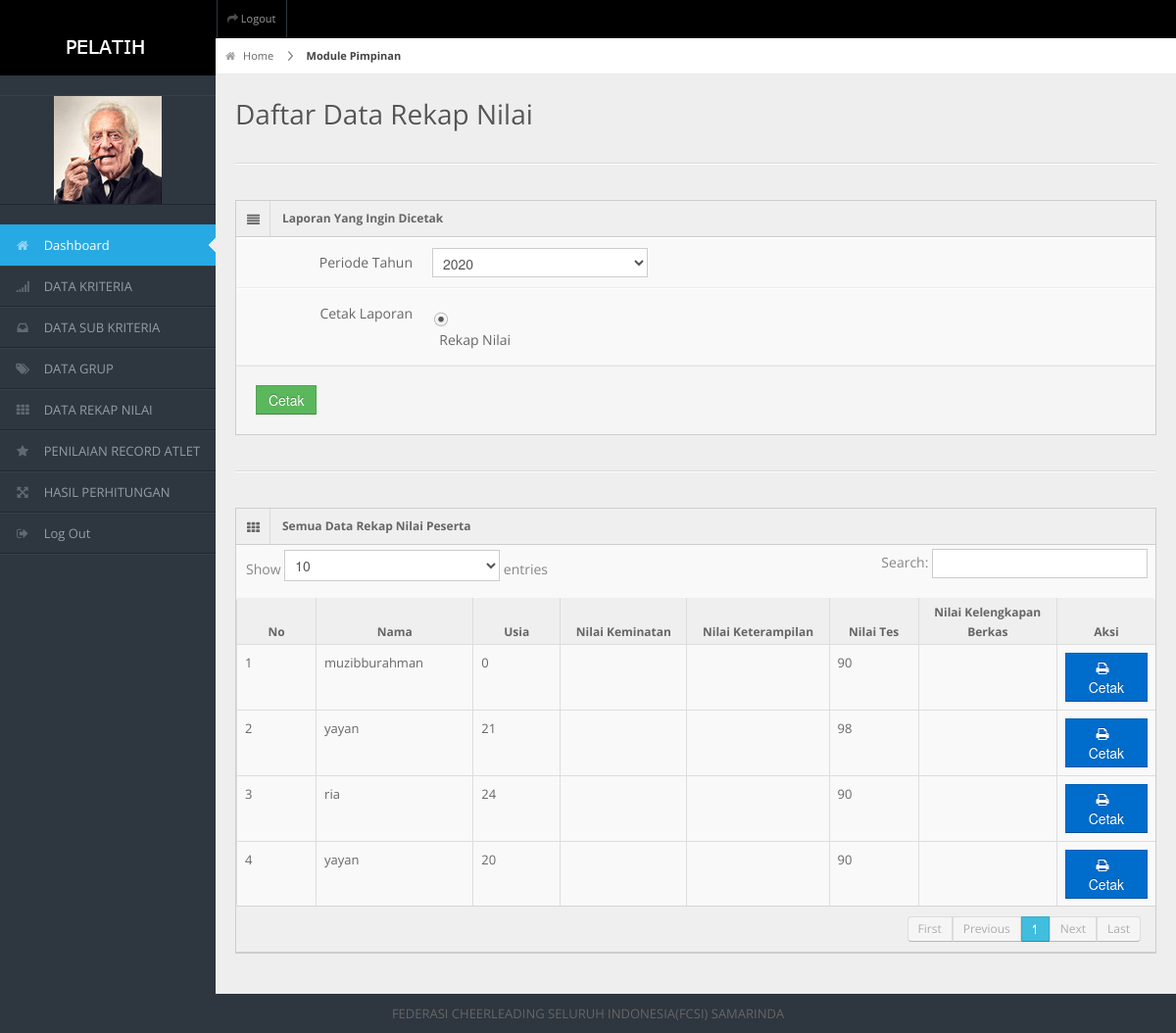
The page /spkpimpinan/frame.php?load=rekap (signed in) on the database its author committed.
### tables this page shows
CREATE TABLE `peserta` (
  `id_calon` varchar(50) NOT NULL,
  `username` varchar(30) NOT NULL,
  `pass` varchar(20) NOT NULL,
  `foto` varchar(1000) NOT NULL,
  `cv` varchar(1000) DEFAULT '',
  `blm_nikah` varchar(1000) DEFAULT '',
  `ijazah` varchar(1000) DEFAULT '',
  `transkrip` varchar(1000) DEFAULT '',
  `buktip` varchar(1000) DEFAULT '',
  `skck` varchar(1000) DEFAULT '',
  `suratkesehatan` varchar(1000) DEFAULT '',
  `ktp` varchar(1000) DEFAULT '',
  `aktif` varchar(1) NOT NULL,
  `status` varchar(30) NOT NULL,
  `validasi` varchar(20) NOT NULL,
  `validasi1` varchar(30) NOT NULL,
  `nama` varchar(100) NOT NULL,
  `no_hp` varchar(20) NOT NULL,
  `email` varchar(50) NOT NULL,
  `alamat` varchar(50) NOT NULL,
  `tgl_input` varchar(30) NOT NULL DEFAULT '',
  `tgl_lhr` varchar(50) DEFAULT '',
  `tempat_lhr` varchar(100) DEFAULT '',
  `jenkel` varchar(20) DEFAULT '',
  `jpendidikan` varchar(30) DEFAULT '',
  `usia` varchar(30) DEFAULT '',
  `pengalaman` varchar(30) DEFAULT '',
  `nilaites` double DEFAULT NULL,
  `wawancara` varchar(30) DEFAULT '',
  `kesehatan` varchar(50) DEFAULT '',
  `n1` double DEFAULT NULL,
  `n2` double DEFAULT NULL,
  `n3` double DEFAULT NULL,
  `n4` double DEFAULT NULL,
  PRIMARY KEY (`id_calon`)
);

### spkpimpinan/data/rekap/view.php (the view, shortened to what this page needs)
 <div id="content-header">
    <div id="breadcrumb"> <a href="?load=dashboard" title="Go to Home" class="tip-bottom"><i class="icon-home"></i> Home</a> <a href="?load=member" class="current">Module Pimpinan</a> </div>
    <h1>Daftar Data Rekap Nilai</h1>
  </div>
<div class="container-fluid">
  <hr>
  <div class="row-fluid">
    <div class="span12">
      <div class="widget-box">
        <div class="widget-title"> <span class="icon"> <i class="icon-align-justify"></i> </span>
          <h5>Laporan Yang Ingin Dicetak</h5>
        </div>
        <div class="widget-content nopadding">
          <form action="data/rekap/cetak1.php" target="_blank" method="POST" class="form-horizontal" enctype="multipart/form-data">
           <div class="control-group">
              <label class="control-label">Periode Tahun</label>
              <div class="controls">
               <select  name="tahun">
                 <?php
				 for($i=2017;$i<=date('Y')+2;$i++){
		echo '<option'.($i==date('Y')?' selected':'').' value="'.$i.'">'.$i.'</option>';
	}
				 ?>
                </select>
              </div>
            </div>
			<div class="control-group">
              <label class="control-label">Cetak Laporan</label>
              <div class="controls">
               <ul style="list-style:none;margin:10px 0 0">
	<li><input id="op_semua" checked type="radio" class="" name="op_lap" value="hasil"/><label for="op_s">&nbsp; Rekap Nilai</label></li>
	</ul>
              </div>
            </div>
            <div class="form-actions">
			  <button type="submit" class="btn btn-success" > Cetak</button>
            </div>
          </form>
        </div>
      </div>
     </div>
     </div>
     </div>
  <div class="container-fluid">
    <hr>
    <div class="row-fluid">
      <div class="span12">
        <div class="widget-box">
          <div class="widget-title"> <span class="icon"><i class="icon-th"></i></span>
            <h5>Semua Data Rekap Nilai Peserta</h5>
          </div>
		 <div style="overflow-x:auto;">
          <div class="widget-content nopadding">
            <table class="table table-bordered data-table ">
              <thead>
                <tr>
                  <th width="2%">No</th>
                  <th width="2%">Nama </th>
                  <th th width="2%">Usia</th>
				  <th th width="2%">Nilai Keminatan</th>
				  <th th width="2%">Nilai Keterampilan</th>
				  <th width="2%">Nilai Tes</th>
				  <th th width="2%">Nilai Kelengkapan Berkas</th>
                  <th width="1%">Aksi</th>
                </tr>
              </thead>
              <tbody>
               <?php
			   $SQL=mysqli_query($koneksi,"SELECT * FROM peserta WHERE validasi='SIAP1' order by id_calon DESC");
			   $no=1;
			   while($_data=mysqli_fetch_array($SQL)){
				   echo"
				  <tr class='$class'>
                  <td>$no</td>
				  <td>$_data[nama]</td>
				  <td>$_data[usia]</td>
				  <td>$_data[keminatan]</td>
				  <td>$_data[keterampilan]</td>
				  <td>$_data[nilaites]</td>
				  <td>$_data[kelengkapan]</td>
                  <td class='center'>
           <a href='data/rekap/cetak2.php?id=$_data[id_calon]'><button class='btn btn-primary'> <i class='icon-print'></i> &nbsp; Cetak</button></a>
           </td>
                </tr>
				   ";
				  $no++; }
			   ?>
              </tbody>
            </table>
          </div>
        </div>
		</div>
      </div>
    </div>
  </div>

### spkpimpinan/css/matrix-style.css (style rules this page uses)
* { outline:none !important; -moz-outline: none !important; }
html, body { height:100% }
body { overflow-x: hidden; margin-top: -10px; font-family: 'Open Sans', sans-serif; font-size:13px; color:#666; }
a { color:#666; }
select, textarea, input[type="text"], input[type="password"], input[type="datetime"], input[type="datetime-local"], input[type="date"], input[type="month"], input[type="time"], input[type="week"], input[type="number"], input[type="email"], input[type="url"], input[type="search"], input[type="tel"], input[type="color"], .uneditable-input, .label, .dropdown-menu, .btn, .well, .progress, .table-bordered, .btn-group > .btn:first-child, .btn-group > .btn:last-child, .btn-group > .btn:last-child, .btn-group > .dropdown-toggle, .alert { border-radius:0px; }
.btn, textarea, input[type="text"], input[type="password"], input[type="datetime"], input[type="datetime-local"], input[type="date"], input[type="month"], input[type="time"], input[type="week"], input[type="number"], input[type="email"], input[type="url"], input[type="search"], input[type="tel"], input[type="color"], .uneditable-input { box-shadow:none; }
.progress, .progress-success .bar, .progress .bar-success, .progress-warning .bar, .progress .bar-warning, .progress-danger .bar, .progress .bar-danger, .progress-info .bar, .progress .bar-info, .btn, .btn-primary { background-image:none; }
.form-horizontal .form-actions { padding-left:20px; }
hr { border-top-color:#dadada; }
#content-header { position: abslute; width: 100%; margin-top: -38px; z-index: 20; }
#content-header h1 { color: #555555; font-size: 28px; font-weight: normal; float: none; text-shadow: 0 1px 0 #ffffff; margin-left: 20px; position: relative; }
#content-header h1, #content-header .btn-group { margin-top: 20px; }
#breadcrumb { background-color: #fff; border-bottom: 1px solid #e3ebed; }
#breadcrumb a { padding: 8px 20px 8px 10px; display: inline-block; background-image: url('../img/breadcrumb.png'); background-position: center right; background-repeat: no-repeat; font-size: 11px; color: #666666; }
#breadcrumb a:last-child { background-image:none; }
#breadcrumb a.current { font-weight: bold; color: #444444; }
#breadcrumb a i { margin-right: 5px; opacity: .6; }
.stat-boxes .peity_bar_good, .stat-boxes .peity_line_good, { color: #459D1C; }
.widget-box { background: none repeat scroll 0 0 #F9F9F9; border-left: 1px solid #CDCDCD; border-top: 1px solid #CDCDCD; border-right: 1px solid #CDCDCD; clear: both; margin-top: 16px; margin-bottom: 16px; position: relative; }
.widget-title, .modal-header, .table th, div.dataTables_wrapper .ui-widget-header { background:#efefef; border-bottom: 1px solid #CDCDCD; height: 36px; }
.widget-title span.icon { padding: 9px 10px 7px 11px; float: left; border-right:1px solid #dadada; }
.widget-title h5 { color: #666; float: left; font-size: 12px; font-weight: bold; padding: 12px; line-height: 12px; margin: 0; }
.widget-content { padding:15px; border-bottom: 1px solid #cdcdcd; }
.table th { height: auto; font-size: 12px; padding: 5px 10px 2px; border-bottom: 0; text-align: center; color: #666666; }
.nopadding { padding: 0 !important; }
.nopadding .table { margin-bottom: 0; }
.nopadding .table-bordered { border: 0; }
form { margin-bottom: 0; }
.form-horizontal .control-group { border-top: 1px solid #ffffff; border-bottom: 1px solid #eeeeee; margin-bottom: 0; }
.form-horizontal .control-label { padding-top: 15px; width: 180px; }
.form-horizontal .controls { margin-left: 200px; padding: 10px 0; }
.form-horizontal .form-actions { margin-top: 0; margin-bottom: 0; }

### spkpimpinan/css/matrix-media.css (style rules this page uses)
body { background:#2E363F; }

### rows shown on the page
peserta: nama "muzibburahman", usia "0", nilaites "90"
peserta: nama "yayan", usia "21", nilaites "98"
peserta: nama "ria", usia "24", nilaites "90"
peserta: nama "yayan", usia "20", nilaites "90"

### other values the page prints
form field tahun "2020"
